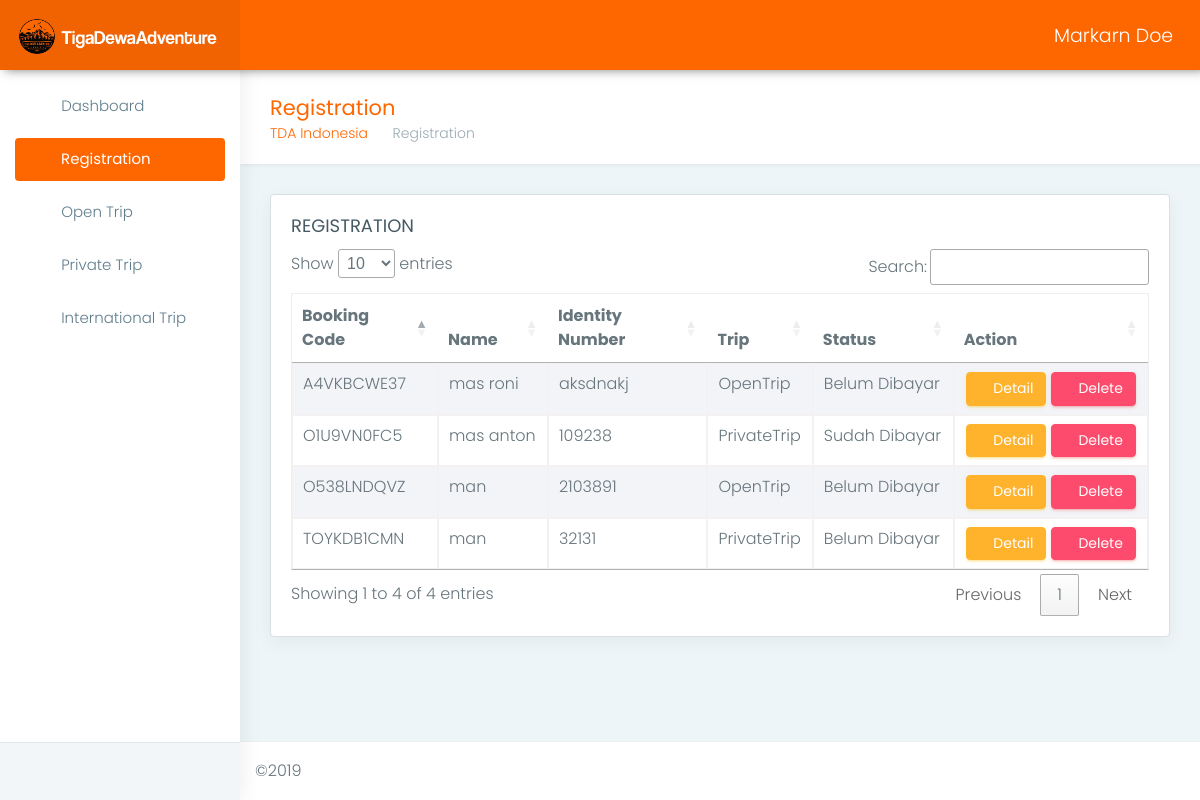
The app's page /index.php/_registration with its own data.
### tables this page shows
CREATE TABLE `register` (
  `id_register` int(11) NOT NULL,
  `name` varchar(150) NOT NULL,
  `identityNumber` varchar(100) NOT NULL,
  `gender` enum('men','women') NOT NULL,
  `region` varchar(50) NOT NULL,
  `province` varchar(50) NOT NULL,
  `city` varchar(50) NOT NULL,
  `fullAddress` varchar(150) NOT NULL,
  `email` varchar(100) NOT NULL,
  `teesSize` enum('s','m','l','xl','xxl') NOT NULL,
  `phoneNumber` varchar(20) NOT NULL,
  `emergencyContact` varchar(50) NOT NULL,
  `id_schedule` int(11) NOT NULL,
  `id_pricing` int(11) NOT NULL,
  `bookingCode` varchar(20) NOT NULL,
  `status` enum('Belum Dibayar','Sudah Dibayar') NOT NULL,
  `id_opentrip` int(11) NOT NULL,
  `id_privatetrip` int(11) NOT NULL,
  `id_internationaltrip` int(11) NOT NULL
);

### application/controllers/_registration.php (called while the page is built, shortened)
<?php
class _registration extends CI_Controller {
	public function __construct()
	{
		$this->load->model('_registrationmodel');
	}
	public function index()
	{
		$data['register'] = $this->_registrationmodel->get_register();
		$this->load->view('admin/register', $data);
	}
}

### index.php (called while the page is built, shortened)
<?php
require_once BASEPATH.'core/CodeIgniter.php';

### application/models/_registrationmodel.php (called while the page is built, shortened)
<?php
class _registrationmodel extends CI_Model {
	public function get_register()
	{
		return $this->db->join('pricing', 'pricing.id_pricing = register.id_pricing')
						->join('schedule', 'schedule.id_schedule = register.id_schedule' )
						->get('register')->result();
	}
}

### application/views/admin/register.php (the view, shortened to what this page needs)
<!DOCTYPE html>
<html lang="en">
<head>
    <link href="<?=base_url()?>assets_admin/plugins/bootstrap/css/bootstrap.min.css" rel="stylesheet">
    <link href="<?=base_url()?>assets_admin/plugins/chartist-js/dist/chartist.min.css" rel="stylesheet">
    <link href="<?=base_url()?>assets_admin/plugins/chartist-js/dist/chartist-init.css" rel="stylesheet">
    <link href="<?=base_url()?>assets_admin/plugins/chartist-plugin-tooltip-master/dist/chartist-plugin-tooltip.css" rel="stylesheet">
    <link href="<?=base_url()?>assets_admin/plugins/c3-master/c3.min.css" rel="stylesheet">
    <link href="<?=base_url()?>assets_admin/css/style.css" rel="stylesheet">
    <link href="<?=base_url()?>assets_admin/css/colors/blue.css" id="theme" rel="stylesheet">
    <link rel="stylesheet" type="text/css" href="https://cdn.datatables.net/1.10.20/css/jquery.dataTables.css">
</head>
<body class="fix-header fix-sidebar card-no-border">
    <div id="main-wrapper">
        <header class="topbar">
            <nav class="navbar top-navbar navbar-toggleable-sm navbar-light">
                <div class="navbar-header">
                    <a class="navbar-brand" href="<?=base_url()?>index.php/Admin">
                        <b>
                            <img src="<?=base_url()?>assets_admin/images/tigadewa.png" style="width: 40px; height: 39px;" alt="homepage" class="light-logo" />
                        </b>
                        <span>
                            <img src="<?=base_url()?>assets_admin/images/tgdwtext.png" style="width: 165px; height: 25px; margin-top: 3px; margin-left: -5px;" class="light-logo" alt="homepage" />
                        </span>
                    </a>
                </div>
                <div class="navbar-collapse">
                    <ul class="navbar-nav my-lg-0">
                        <li class="nav-item dropdown">
                            <a class="nav-link dropdown-toggle text-muted waves-effect waves-dark" href="" data-toggle="dropdown" aria-haspopup="true" aria-expanded="false">
                                Markarn Doe</a>
                        </li>
                    </ul>
                </div>
            </nav>
        </header>
        <aside class="left-sidebar">
            <div class="scroll-sidebar">
                <nav class="sidebar-nav active">
                    <ul id="sidebarnav">
                        <li>
                            <a class="waves-effect waves-dark" href="<?=base_url()?>index.php/Admin" aria-expanded="false">
                                <i class="mdi mdi-gauge"></i>
                                <span class="hide-menu">Dashboard</span>
                            </a>
                        </li>
                        <li>
                            <a class="waves-effect waves-dark active" href="#" aria-expanded="false">
                                <i class="mdi mdi-account-circle"></i>
                                <span class="hide-menu">Registration</span>
                            </a>
                        </li>
                        <li>
                            <a class="waves-effect waves-dark" href="<?=base_url()?>index.php/_opentrip" aria-expanded="false">     <i class="mdi mdi-lock-open"></i>
                                <span class="hide-menu">Open Trip</span>
                            </a>
                        </li>
                        <li>
                            <a class="waves-effect waves-dark" href="table-basic.html" aria-expanded="false">
                                <i class="mdi mdi-lock"></i>
                                <span class="hide-menu">Private Trip</span>
                            </a>
                        </li>
                        <li>
                            <a class="waves-effect waves-dark" href="icon-material.html" aria-expanded="false">    <i class="mdi mdi-earth"></i>
                                <span class="hide-menu">International Trip</span>
                            </a>
                        </li>
                    </ul>
                </nav>
            </div>
            <div class="sidebar-footer">
                <a href="" class="link" data-toggle="tooltip" title="Settings"><i class="ti-settings"></i></a>
                <a href="" class="link" data-toggle="tooltip" title="Email"><i class="mdi mdi-gmail"></i></a>
                <a href="" class="link" data-toggle="tooltip" title="Logout"><i class="mdi mdi-power"></i></a>
            </div>
        </aside>
        <div class="page-wrapper">
            <div class="container-fluid">
                <div class="row page-titles">
                    <div class="col-md-5 col-8 align-self-center">
                        <h3 class="text-themecolor">Registration</h3>
                        <ol class="breadcrumb">
                            <li class="breadcrumb-item"><a href="javascript:void(0)" style="color: #fe6700">TDA Indonesia</a></li>
                            <li class="breadcrumb-item active">Registration</li>
                        </ol>
                    </div>
                </div>
                <div class="row">
                    <div class="col-lg-12">
                        <div class="card">
                            <div class="card-block">
                                <h4 class="card-title text-uppercase">Registration</h4>
                                <div class="table-responsive">
                                    <table class="table table-striped table-bordered" id="dtTables">
                                        <thead>
                                            <tr>
                                                <th>Booking Code</th>
                                                <th>Name</th>
                                                <th>Identity Number</th>
                                                <th>Trip</th>
                                                <th>Status</th>
                                                <th>Action</th>
                                            </tr>
                                        </thead>
                                        <tbody>
                                            <?php foreach ($register as $r ) { ?>
                                                <tr>
                                                    <td><?php echo $r->bookingCode; ?></td>
                                                    <td><?php echo $r->name; ?></td>
                                                    <td><?php echo $r->identityNumber; ?></td>
                                                    <?php
                                                        if ($r->id_opentrip != 11111 && $r->id_privatetrip == 11111 && $r->id_internationaltrip == 11111) {
                                                            echo '
                                                                <td>OpenTrip</td>
                                                            ';
                                                        }
                                                        if ($r->id_opentrip == 11111 && $r->id_privatetrip != 11111 && $r->id_internationaltrip == 11111) {
                                                            echo '
                                                                <td>PrivateTrip</td>
                                                            ';
                                                        }
                                                    ?>
                                                    <td><?php echo $r->status;?></td>
                                                    <td align="center">
                                                        <a href="<?=base_url('index.php/_registration/detail/'.$r->id_register)?>" class="btn btn-warning">
                                                            <i class="mdi mdi-eye"></i> Detail
                                                        </a>
                                                        <a href="<?=base_url('index.php/_registration/delete/'.$r->id_register)?>" class="btn btn-danger">
                                                            <i class="mdi mdi-delete"></i> Delete
                                                        </a>
                                                    </td>
                                                </tr>
                                            <?php } ?>
                                        </tbody>
                                    </table>
                                </div>
                            </div>
                        </div>
                    </div>
                </div>
            </div>
            <footer class="footer"> ©2019 </footer>
        </div>
    </div>
</body>
</html>

### assets_admin/css/colors/blue.css (style rules this page uses)
.topbar { background: #fe6700; }
.topbar .navbar-header { background: rgba(0, 0, 0, 0.05); }
.topbar .top-navbar .navbar-header .navbar-brand .light-logo { display: inline-block; color: rgba(255, 255, 255, 0.8); }
.topbar .navbar-light .navbar-nav .nav-item > a.nav-link { color: #ffffff !important; }
.text-themecolor { color: #fe6700 !important; }
.sidebar-nav { background: #fff; }
.sidebar-nav ul li a { color: #607d8b; }
.sidebar-nav ul li a.active, .sidebar-nav ul li a:hover { color: #fe6700; }
.sidebar-nav ul li a.active { color: #fe6700; }
.sidebar-nav > ul > li > a.active i, .sidebar-nav > ul > li > a:hover i { color: #fe6700; }
.sidebar-nav > ul > li > a i { color: #99abb4; }
.sidebar-nav > ul > li > a.active { font-weight: 400; background: #ffffff; color: #1e88e5; }
.card-no-border .sidebar-nav > ul > li > a.active { color: #ffffff; background: #fe6700; }
.card-no-border .sidebar-nav > ul > li > a.active i { color: #ffffff; }
.card-no-border .sidebar-nav > ul > li > a.active:after { border-color: #ffffff; }

### records on screen
register: bookingCode "A4VKBCWE37", name "mas roni", identityNumber "aksdnakj", shows "OpenTrip", status "Belum Dibayar"
register: bookingCode "O1U9VN0FC5", name "mas anton", identityNumber "109238", shows "PrivateTrip", status "Sudah Dibayar"
register: bookingCode "O538LNDQVZ", name "man", identityNumber "2103891", shows "OpenTrip", status "Belum Dibayar"
register: bookingCode "TOYKDB1CMN", name "man", identityNumber "32131", shows "PrivateTrip", status "Belum Dibayar"
